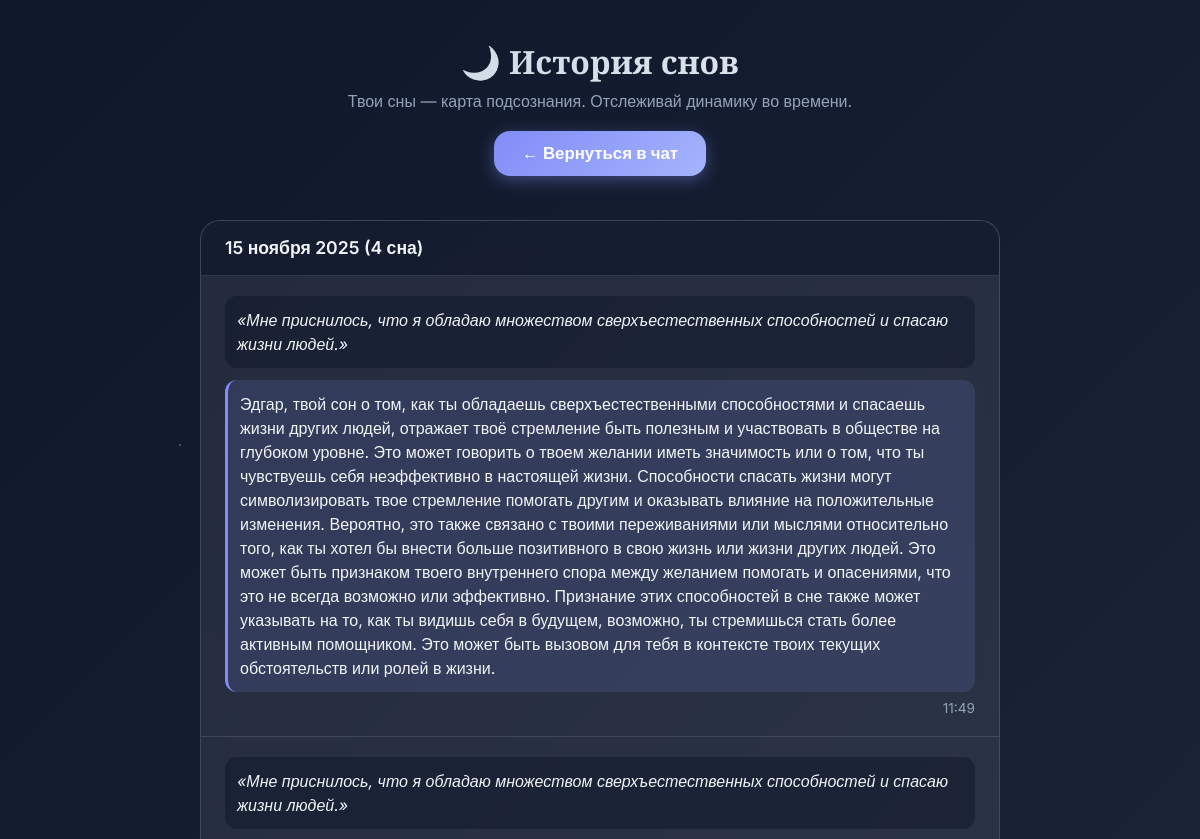
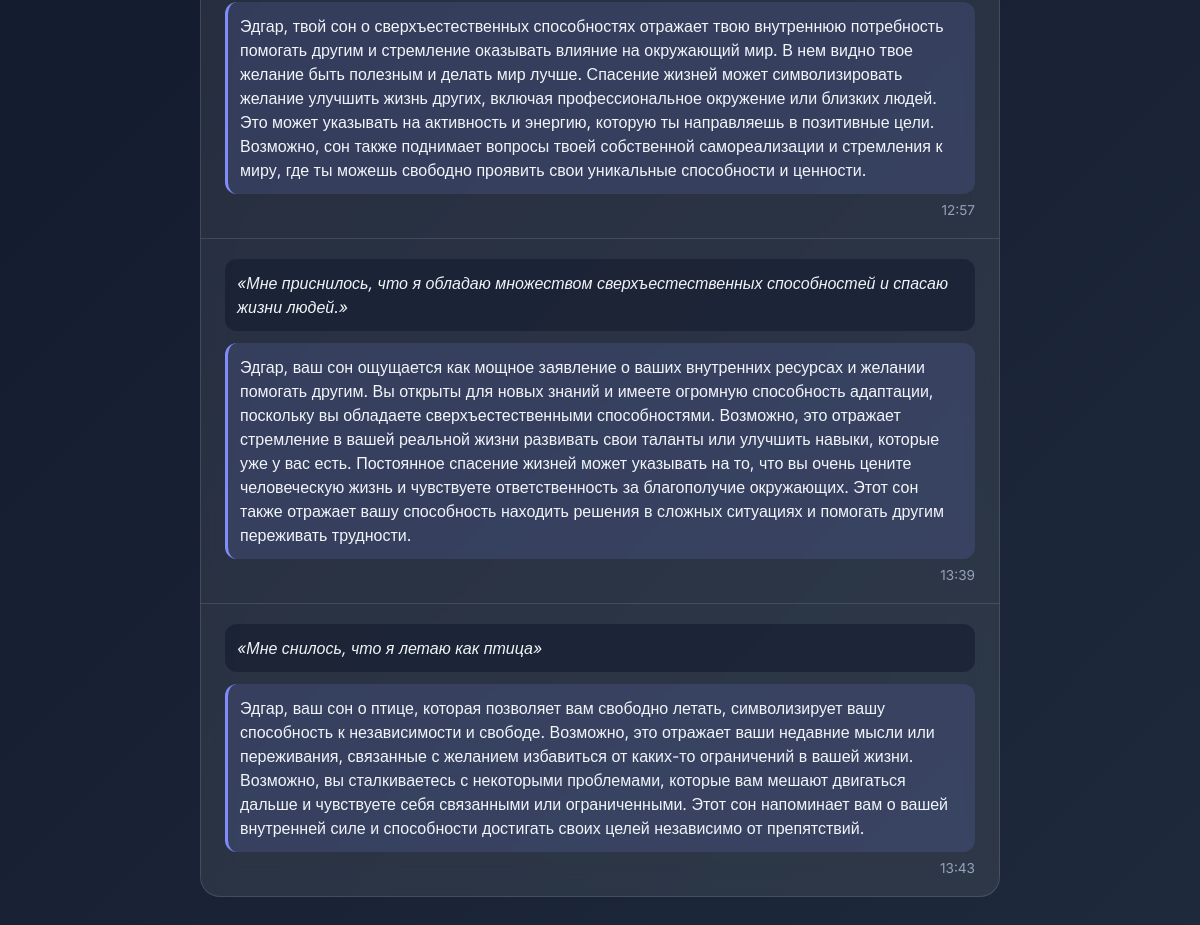
/history/ (signed in), run on the app's committed database (2 pictures, top to bottom).
### dreambot/models.py (models this page shows)
class Message(models.Model):
    session = models.ForeignKey(DreamSession, on_delete=models.CASCADE)
    is_user = models.BooleanField()
    content = models.TextField()
    audio_file = models.FileField(upload_to='audio/', blank=True, null=True)
    created_at = models.DateTimeField(auto_now_add=True)
    related_name = 'messages'

### dreambot/views.py (the view)
# urls.py: path('history/', views.history_view, name='history'),
def history_view(request):
    if not request.user.is_authenticated:
        return redirect('landing')
    sessions = DreamSession.objects.filter(user=request.user).prefetch_related(
        Prefetch('message_set', queryset=Message.objects.order_by('created_at'))
    ).order_by('-created_at')
    from collections import defaultdict
    history_by_date = defaultdict(list)
    for session in sessions:
        messages = list(session.message_set.all())
        for i in range(0, len(messages) - 1, 2):
            if messages[i].is_user and not messages[i+1].is_user:
                history_by_date[messages[i].created_at.date()].append({
                    'dream': messages[i].content,
                    'interpretation': messages[i+1].content,
                    'time': messages[i].created_at.strftime('%H:%M')
                })
    sorted_history = sorted(history_by_date.items(), key=lambda x: x[0], reverse=True)
    return render(request, 'dreambot/history.html', {'history': sorted_history})

### templates/dreambot/history.html (shortened to what this page needs)
<!DOCTYPE html>
<html lang="ru">
<head>
</head>
<body>
    <div class="container">
        <div class="header">
            <h1>🌙 История снов</h1>
            <p>Твои сны — карта подсознания. Отслеживай динамику во времени.</p>
            <a href="{% url 'chat' %}" class="chat-button">← Вернуться в чат</a>
        </div>
        {% if history %}
            {% for date, dreams in history %}
                <div class="date-section">
                    <div class="date-header">
                        {{ date|date:"d E Y" }} ({{ dreams|length }} {% if dreams|length == 1 %}сон{% elif dreams|length < 5 %}сна{% else %} снов{% endif %})
                    </div>
                    {% for item in dreams %}
                        <div class="dream-item">
                            <div class="dream-text">«{{ item.dream }}»</div>
                            <div class="interpretation-text">{{ item.interpretation }}</div>
                            <div class="time">{{ item.time }}</div>
                        </div>
                    {% endfor %}
                </div>
            {% endfor %}
        {% else %}
            <div class="empty">
                <p>Ты ещё не рассказывал(а) мне сны.<br>Вернись в <a href="{% url 'chat' %}">чат</a> и поделись первым!</p>
            </div>
        {% endif %}
    </div>
</body>
</html>

### templates/dreambot/history.html (style rules this page uses)
:root { --bg-gradient: linear-gradient(135deg, #0f172a, #1e293b); --glass-bg: rgba(255, 255, 255, 0.08); --glass-border: rgba(255, 255, 255, 0.12); --text-primary: #f1f5f9; --text-secondary: #94a3b8; --accent: #818cf8; --accent-glow: rgba(129, 140, 248, 0.4); --dream-bg: rgba(15, 23, 42, 0.5); --interpret-bg: rgba(129, 140, 248, 0.15); }
* { margin: 0; padding: 0; box-sizing: border-box; }
body { background: var(--bg-gradient); color: var(--text-primary); font-family: 'Inter', sans-serif; min-height: 100vh; display: flex; flex-direction: column; align-items: center; padding: 20px; position: relative; overflow-x: hidden; }
body::before { content: ""; position: absolute; top: 0; left: 0; right: 0; bottom: 0; background: radial-gradient(1.5px 1.5px at 15% 25%, #fff, transparent), radial-gradient(1.5px 1.5px at 75% 15%, #fff, transparent), radial-gradient(1.5px 1.5px at 40% 60%, #fff, transparent); animation: twinkle 10s infinite ease-in-out; opacity: 0.4; pointer-events: none; }
.container { width: 100%; max-width: 800px; position: relative; z-index: 2; }
.header { text-align: center; padding: 20px 0 20px 0; }
.header h1 { font-family: 'Playfair Display', serif; font-size: 2rem; margin-bottom: 8px; background: linear-gradient(to right, #cbd5e1, #e2e8f0); -webkit-background-clip: text; -webkit-text-fill-color: transparent; }
.header p { color: var(--text-secondary); font-size: 1rem; margin-bottom: 20px; }
.chat-button { display: inline-block; margin: 0 auto 24px; padding: 12px 28px; background: linear-gradient(135deg, var(--accent), #a5b4fc); color: white; font-weight: 600; font-size: 1.05rem; text-decoration: none; border-radius: 16px; box-shadow: 0 4px 16px var(--accent-glow); transition: all 0.2s ease; }
.date-section { background: var(--glass-bg); backdrop-filter: blur(16px); border: 1px solid var(--glass-border); border-radius: 20px; margin-bottom: 24px; overflow: hidden; }
.date-header { padding: 16px 24px; background: rgba(15, 23, 42, 0.7); font-weight: 600; font-size: 1.1rem; border-bottom: 1px solid var(--glass-border); }
.dream-item { padding: 20px 24px; border-bottom: 1px solid var(--glass-border); }
.dream-item:last-child { border-bottom: none; }
.dream-text { background: var(--dream-bg); padding: 12px; border-radius: 12px; margin-bottom: 12px; font-style: italic; line-height: 1.5; }
.interpretation-text { background: var(--interpret-bg); padding: 12px; border-radius: 12px; line-height: 1.5; border-left: 3px solid var(--accent); }
.time { font-size: 0.85rem; color: var(--text-secondary); margin-top: 8px; text-align: right; }

### data on the page
Message: dream "Мне приснилось, что я обладаю множеством сверхъестественных способностей и спасаю жизни людей."
Message: interpretation "Эдгар, твой сон о том, как ты обладаешь сверхъестественными способностями и спасаешь жизни других людей, отражает твоё стремление быть полезным и участвовать в обществе на глубоком уровне. Это может говорить о твоем желании иметь значимость или о том, что ты чувствуешь себя неэффективно в настоящей жизни. Способности спасать жизни могут символизировать твое стремление помогать другим и оказывать влияние на положительные изменения. Вероятно, это также связано с твоими переживаниями или мыслями относительно того, как ты хотел бы внести больше позитивного в свою жизнь или жизни других людей. Это может быть признаком твоего внутреннего спора между желанием помогать и опасениями, что это не…"
Message: dream "Мне приснилось, что я обладаю множеством сверхъестественных способностей и спасаю жизни людей."
Message: interpretation "Эдгар, твой сон о сверхъестественных способностях отражает твою внутреннюю потребность помогать другим и стремление оказывать влияние на окружающий мир. В нем видно твое желание быть полезным и делать мир лучше. Спасение жизней может символизировать желание улучшить жизнь других, включая профессиональное окружение или близких людей. Это может указывать на активность и энергию, которую ты направляешь в позитивные цели. Возможно, сон также поднимает вопросы твоей собственной самореализации и стремления к миру, где ты можешь свободно проявить свои уникальные способности и ценности."
Message: dream "Мне приснилось, что я обладаю множеством сверхъестественных способностей и спасаю жизни людей."
Message: interpretation "Эдгар, ваш сон ощущается как мощное заявление о ваших внутренних ресурсах и желании помогать другим. Вы открыты для новых знаний и имеете огромную способность адаптации, поскольку вы обладаете сверхъестественными способностями. Возможно, это отражает стремление в вашей реальной жизни развивать свои таланты или улучшить навыки, которые уже у вас есть. Постоянное спасение жизней может указывать на то, что вы очень цените человеческую жизнь и чувствуете ответственность за благополучие окружающих. Этот сон также отражает вашу способность находить решения в сложных ситуациях и помогать другим переживать трудности."
Message: dream "Мне снилось, что я летаю как птица"
Message: interpretation "Эдгар, ваш сон о птице, которая позволяет вам свободно летать, символизирует вашу способность к независимости и свободе. Возможно, это отражает ваши недавние мысли или переживания, связанные с желанием избавиться от каких-то ограничений в вашей жизни. Возможно, вы сталкиваетесь с некоторыми проблемами, которые вам мешают двигаться дальше и чувствуете себя связанными или ограниченными. Этот сон напоминает вам о вашей внутренней силе и способности достигать своих целей независимо от препятствий."

### other printed values
{{ date|date:"d E Y" }} "15 ноября 2025"
{{ dreams|length }} "4"
{{ item.time }} "11:49" "12:57" "13:39" "13:43"
